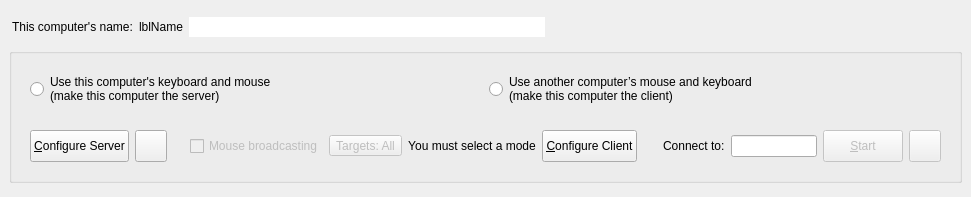
<?xml version="1.0" encoding="UTF-8"?>
<ui version="4.0">
 <class>MainWindow</class>
 <widget class="QMainWindow" name="MainWindow">
  <property name="geometry">
   <rect>
    <x>0</x>
    <y>0</y>
    <width>971</width>
    <height>197</height>
   </rect>
  </property>
  <widget class="QWidget" name="topLevelWidget">
   <property name="sizePolicy">
    <sizepolicy hsizetype="Preferred" vsizetype="Maximum">
     <horstretch>0</horstretch>
     <verstretch>0</verstretch>
    </sizepolicy>
   </property>
   <layout class="QVBoxLayout" name="_2">
    <property name="spacing">
     <number>3</number>
    </property>
    <item>
     <widget class="QWidget" name="widget" native="true">
      <property name="minimumSize">
       <size>
        <width>0</width>
        <height>28</height>
       </size>
      </property>
      <property name="maximumSize">
       <size>
        <width>16777215</width>
        <height>28</height>
       </size>
      </property>
      <layout class="QHBoxLayout" name="horizontalLayout_5">
       <property name="leftMargin">
        <number>3</number>
       </property>
       <property name="topMargin">
        <number>3</number>
       </property>
       <property name="rightMargin">
        <number>3</number>
       </property>
       <property name="bottomMargin">
        <number>3</number>
       </property>
       <item>
        <widget class="QLabel" name="labelComputerName">
         <property name="sizePolicy">
          <sizepolicy hsizetype="Maximum" vsizetype="Preferred">
           <horstretch>0</horstretch>
           <verstretch>0</verstretch>
          </sizepolicy>
         </property>
         <property name="text">
          <string>This computer's name:</string>
         </property>
        </widget>
       </item>
       <item>
        <widget class="QLabel" name="lblComputerName">
         <property name="sizePolicy">
          <sizepolicy hsizetype="Maximum" vsizetype="Preferred">
           <horstretch>0</horstretch>
           <verstretch>0</verstretch>
          </sizepolicy>
         </property>
         <property name="text">
          <string notr="true">lblName</string>
         </property>
        </widget>
       </item>
       <item>
        <widget class="QLineEdit" name="lineEditName">
         <property name="sizePolicy">
          <sizepolicy hsizetype="Expanding" vsizetype="Fixed">
           <horstretch>0</horstretch>
           <verstretch>0</verstretch>
          </sizepolicy>
         </property>
         <property name="toolTip">
          <string>&lt;html&gt;&lt;head/&gt;&lt;body&gt;&lt;p&gt;Name can't have have spaces or special characters&lt;/p&gt;&lt;p&gt;Use Enter to save the name change.&lt;/p&gt;&lt;/body&gt;&lt;/html&gt;</string>
         </property>
         <property name="maxLength">
          <number>255</number>
         </property>
         <property name="frame">
          <bool>false</bool>
         </property>
         <property name="clearButtonEnabled">
          <bool>false</bool>
         </property>
        </widget>
       </item>
       <item>
        <widget class="QPushButton" name="btnEditName">
         <property name="sizePolicy">
          <sizepolicy hsizetype="Fixed" vsizetype="Fixed">
           <horstretch>0</horstretch>
           <verstretch>0</verstretch>
          </sizepolicy>
         </property>
         <property name="toolTip">
          <string>Edit Computer Name</string>
         </property>
         <property name="icon">
          <iconset theme="document-edit"/>
         </property>
         <property name="iconSize">
          <size>
           <width>16</width>
           <height>16</height>
          </size>
         </property>
         <property name="flat">
          <bool>true</bool>
         </property>
        </widget>
       </item>
       <item>
        <spacer name="horizontalSpacer_2">
         <property name="orientation">
          <enum>Qt::Orientation::Horizontal</enum>
         </property>
         <property name="sizeHint" stdset="0">
          <size>
           <width>6</width>
           <height>20</height>
          </size>
         </property>
        </spacer>
       </item>
       <item>
        <widget class="QLabel" name="lblIpAddresses">
         <property name="sizePolicy">
          <sizepolicy hsizetype="Preferred" vsizetype="Fixed">
           <horstretch>0</horstretch>
           <verstretch>0</verstretch>
          </sizepolicy>
         </property>
        </widget>
       </item>
      </layout>
     </widget>
    </item>
    <item>
     <widget class="QGroupBox" name="groupBox">
      <property name="sizePolicy">
       <sizepolicy hsizetype="Preferred" vsizetype="Fixed">
        <horstretch>0</horstretch>
        <verstretch>0</verstretch>
       </sizepolicy>
      </property>
      <property name="title">
       <string/>
      </property>
      <layout class="QVBoxLayout" name="verticalLayout">
       <item>
        <widget class="QWidget" name="widgetModeSelection" native="true">
         <property name="sizePolicy">
          <sizepolicy hsizetype="Preferred" vsizetype="Maximum">
           <horstretch>0</horstretch>
           <verstretch>0</verstretch>
          </sizepolicy>
         </property>
         <layout class="QHBoxLayout" name="horizontalLayout">
          <item>
           <widget class="QRadioButton" name="rbModeServer">
            <property name="sizePolicy">
             <sizepolicy hsizetype="Minimum" vsizetype="Preferred">
              <horstretch>0</horstretch>
              <verstretch>0</verstretch>
             </sizepolicy>
            </property>
            <property name="text">
             <string>Use this computer's keyboard and mouse
(make this computer the server)</string>
            </property>
           </widget>
          </item>
          <item>
           <widget class="QRadioButton" name="rbModeClient">
            <property name="sizePolicy">
             <sizepolicy hsizetype="Minimum" vsizetype="Maximum">
              <horstretch>0</horstretch>
              <verstretch>0</verstretch>
             </sizepolicy>
            </property>
            <property name="text">
             <string>Use another computer’s mouse and keyboard
(make this computer the client)</string>
            </property>
           </widget>
          </item>
         </layout>
        </widget>
       </item>
       <item>
        <widget class="QWidget" name="widgetModeOptions" native="true">
         <property name="sizePolicy">
          <sizepolicy hsizetype="Preferred" vsizetype="Maximum">
           <horstretch>0</horstretch>
           <verstretch>0</verstretch>
          </sizepolicy>
         </property>
         <layout class="QHBoxLayout" name="horizontalLayout_2">
          <item>
           <widget class="QWidget" name="serverOptions" native="true">
            <property name="sizePolicy">
             <sizepolicy hsizetype="Preferred" vsizetype="Fixed">
              <horstretch>0</horstretch>
              <verstretch>0</verstretch>
             </sizepolicy>
            </property>
            <property name="minimumSize">
             <size>
              <width>0</width>
              <height>32</height>
             </size>
            </property>
            <property name="maximumSize">
             <size>
              <width>16777215</width>
              <height>32</height>
             </size>
            </property>
            <layout class="QHBoxLayout" name="horizontalLayout_4">
             <property name="leftMargin">
              <number>0</number>
             </property>
             <property name="topMargin">
              <number>0</number>
             </property>
             <property name="rightMargin">
              <number>0</number>
             </property>
             <property name="bottomMargin">
              <number>0</number>
             </property>
             <item>
              <widget class="QPushButton" name="btnConfigureServer">
               <property name="sizePolicy">
                <sizepolicy hsizetype="Maximum" vsizetype="Fixed">
                 <horstretch>0</horstretch>
                 <verstretch>0</verstretch>
                </sizepolicy>
               </property>
               <property name="minimumSize">
                <size>
                 <width>0</width>
                 <height>32</height>
                </size>
               </property>
               <property name="maximumSize">
                <size>
                 <width>16777215</width>
                 <height>32</height>
                </size>
               </property>
               <property name="text">
                <string>&amp;Configure Server</string>
               </property>
              </widget>
             </item>
             <item>
              <widget class="QPushButton" name="btnSaveServerConfig">
               <property name="sizePolicy">
                <sizepolicy hsizetype="Fixed" vsizetype="Fixed">
                 <horstretch>0</horstretch>
                 <verstretch>0</verstretch>
                </sizepolicy>
               </property>
               <property name="minimumSize">
                <size>
                 <width>32</width>
                 <height>32</height>
                </size>
               </property>
               <property name="maximumSize">
                <size>
                 <width>32</width>
                 <height>32</height>
                </size>
               </property>
               <property name="toolTip">
                <string>Export server configuration</string>
               </property>
               <property name="icon">
                <iconset theme="QIcon::ThemeIcon::DocumentSaveAs"/>
               </property>
              </widget>
             </item>
             <item>
              <spacer name="horizontalSpacer">
               <property name="orientation">
                <enum>Qt::Orientation::Horizontal</enum>
               </property>
               <property name="sizeHint" stdset="0">
                <size>
                 <width>40</width>
                 <height>5</height>
                </size>
               </property>
              </spacer>
             </item>
             <item>
              <widget class="QCheckBox" name="checkMouseBroadcast">
               <property name="text">
                <string>Mouse broadcasting</string>
               </property>
               <property name="enabled">
                <bool>false</bool>
               </property>
              </widget>
             </item>
             <item>
              <widget class="QToolButton" name="btnMouseBroadcastTargets">
               <property name="enabled">
                <bool>false</bool>
               </property>
               <property name="text">
                <string>Targets: All</string>
               </property>
               <property name="popupMode">
                <enum>QToolButton::ToolButtonPopupMode::InstantPopup</enum>
               </property>
              </widget>
             </item>
            </layout>
           </widget>
          </item>
          <item>
           <widget class="QLabel" name="lblNoMode">
            <property name="text">
             <string>You must select a mode</string>
            </property>
            <property name="alignment">
             <set>Qt::AlignmentFlag::AlignCenter</set>
            </property>
           </widget>
          </item>
          <item>
           <widget class="QWidget" name="clientOptions" native="true">
            <property name="sizePolicy">
             <sizepolicy hsizetype="Preferred" vsizetype="Maximum">
              <horstretch>0</horstretch>
              <verstretch>0</verstretch>
             </sizepolicy>
            </property>
            <layout class="QHBoxLayout" name="horizontalLayout_3">
             <property name="leftMargin">
              <number>0</number>
             </property>
             <property name="topMargin">
              <number>0</number>
             </property>
             <property name="rightMargin">
              <number>0</number>
             </property>
             <property name="bottomMargin">
              <number>0</number>
             </property>
             <item>
              <widget class="QPushButton" name="btnConfigureClient">
               <property name="sizePolicy">
                <sizepolicy hsizetype="Maximum" vsizetype="Fixed">
                 <horstretch>0</horstretch>
                 <verstretch>0</verstretch>
                </sizepolicy>
               </property>
               <property name="minimumSize">
                <size>
                 <width>0</width>
                 <height>32</height>
                </size>
               </property>
               <property name="maximumSize">
                <size>
                 <width>16777215</width>
                 <height>32</height>
                </size>
               </property>
               <property name="text">
                <string>&amp;Configure Client</string>
               </property>
              </widget>
             </item>
             <item>
              <spacer name="horizontalSpacer_3">
               <property name="orientation">
                <enum>Qt::Orientation::Horizontal</enum>
               </property>
               <property name="sizeType">
                <enum>QSizePolicy::Policy::Fixed</enum>
               </property>
               <property name="sizeHint" stdset="0">
                <size>
                 <width>20</width>
                 <height>5</height>
                </size>
               </property>
              </spacer>
             </item>
             <item>
              <widget class="QLabel" name="m_pLabelServerName">
               <property name="sizePolicy">
                <sizepolicy hsizetype="Preferred" vsizetype="Maximum">
                 <horstretch>0</horstretch>
                 <verstretch>0</verstretch>
                </sizepolicy>
               </property>
               <property name="text">
                <string>Connect to:</string>
               </property>
               <property name="indent">
                <number>0</number>
               </property>
              </widget>
             </item>
             <item>
              <widget class="QLineEdit" name="lineHostname">
               <property name="minimumSize">
                <size>
                 <width>0</width>
                 <height>0</height>
                </size>
               </property>
               <property name="toolTip">
                <string>&lt;html&gt;Hostname or IP address of the server computer.&lt;br/&gt;May contain a comma seperated list.&lt;/html&gt;</string>
               </property>
              </widget>
             </item>
            </layout>
           </widget>
          </item>
          <item>
           <widget class="QWidget" name="horizontalWidget" native="true">
            <property name="sizePolicy">
             <sizepolicy hsizetype="Preferred" vsizetype="Fixed">
              <horstretch>0</horstretch>
              <verstretch>0</verstretch>
             </sizepolicy>
            </property>
            <property name="minimumSize">
             <size>
              <width>0</width>
              <height>32</height>
             </size>
            </property>
            <property name="maximumSize">
             <size>
              <width>16777215</width>
              <height>32</height>
             </size>
            </property>
            <layout class="QHBoxLayout" name="horizontalLayout_6">
             <property name="leftMargin">
              <number>0</number>
             </property>
             <property name="topMargin">
              <number>0</number>
             </property>
             <property name="rightMargin">
              <number>0</number>
             </property>
             <property name="bottomMargin">
              <number>0</number>
             </property>
             <item>
              <widget class="QPushButton" name="btnToggleCore">
               <property name="enabled">
                <bool>false</bool>
               </property>
               <property name="sizePolicy">
                <sizepolicy hsizetype="Maximum" vsizetype="Fixed">
                 <horstretch>0</horstretch>
                 <verstretch>0</verstretch>
                </sizepolicy>
               </property>
               <property name="minimumSize">
                <size>
                 <width>0</width>
                 <height>32</height>
                </size>
               </property>
               <property name="maximumSize">
                <size>
                 <width>16777215</width>
                 <height>32</height>
                </size>
               </property>
               <property name="text">
                <string>&amp;Start</string>
               </property>
              </widget>
             </item>
             <item>
              <widget class="QPushButton" name="btnRestartCore">
               <property name="enabled">
                <bool>false</bool>
               </property>
               <property name="sizePolicy">
                <sizepolicy hsizetype="Fixed" vsizetype="Fixed">
                 <horstretch>0</horstretch>
                 <verstretch>0</verstretch>
                </sizepolicy>
               </property>
               <property name="minimumSize">
                <size>
                 <width>32</width>
                 <height>32</height>
                </size>
               </property>
               <property name="maximumSize">
                <size>
                 <width>32</width>
                 <height>32</height>
                </size>
               </property>
               <property name="toolTip">
                <string>Restart</string>
               </property>
               <property name="icon">
                <iconset theme="view-refresh"/>
               </property>
              </widget>
             </item>
            </layout>
           </widget>
          </item>
         </layout>
        </widget>
       </item>
      </layout>
     </widget>
    </item>
   </layout>
  </widget>
 </widget>
 <resources/>
 <connections/>
</ui>
